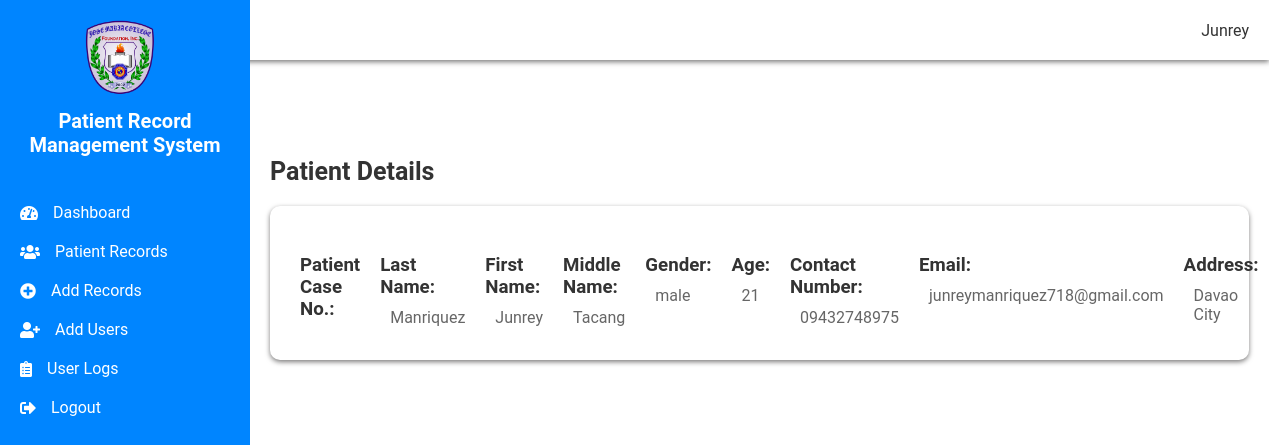
/view_patient.php?id=1 (signed in), run on the app's committed database.
### tables this page shows
CREATE TABLE `patients` (
  `id` int(11) NOT NULL,
  `firstname` varchar(50) NOT NULL,
  `lastname` varchar(50) NOT NULL,
  `middlename` varchar(50) NOT NULL,
  `gender` varchar(10) NOT NULL,
  `age` int(11) NOT NULL,
  `contact` varchar(20) NOT NULL,
  `email` varchar(100) NOT NULL,
  `address` text NOT NULL,
  `date_added` timestamp NOT NULL DEFAULT current_timestamp()
);

### view_patient.php (the view, shortened to what this page needs)
<?php
include 'db_connection.php';
if(isset($_GET['id'])) {
    $patientId = $_GET['id'];
    $sql = "SELECT * FROM patients WHERE id = $patientId";
    $result = mysqli_query($conn, $sql);
    if (mysqli_num_rows($result) == 1) {
        $row = mysqli_fetch_assoc($result);
        $lastName = $row['lastname'];
        $firstName = $row['firstname'];
        $middleName = $row['middlename'];
        $gender = $row['gender'];
        $age = $row['age'];
        $contact = $row['contact'];
        $email = $row['email'];
        $address = $row['address'];
    } else {
        echo "Patient not found.";
        exit();
    }
} else {
    echo "Patient ID not provided.";
    exit();
}
?>
<!DOCTYPE html>
<html>
<head>
    <link rel="stylesheet" href="https://cdnjs.cloudflare.com/ajax/libs/font-awesome/5.15.4/css/all.min.css">
    <link rel="stylesheet" href="dashboard.css">
</head>
<body>
    <div class="top-panel">
        <div class="logo-title">
        </div>
        <div class="user-info">
            <div class="user-circle">
            </div>
            <span class="username">
                <?php echo $_SESSION['username']; ?>
            </span>
        </div>
    </div>
    <div class="sidebar">
        <div class="header">
            <img src="jmclogo.png" alt="Logo" class="logo">
            <h2>Patient Record Management System</h2>
        </div>
        <a href="dashboard.php"><i class="fas fa-tachometer-alt"></i> Dashboard</a>
        <a href="patient_records.php"><i class="fas fa-users"></i> Patient Records</a>
        <a href="add_records.php"><i class="fas fa-plus-circle"></i> Add Records</a>
        <a href="add_users.php"><i class="fas fa-user-plus"></i> Add Users</a>
        <a href="user_logs.php"><i class="fas fa-clipboard-list"></i> User Logs</a>
        <a href="logout.php"><i class="fas fa-sign-out-alt"></i> Logout</a>
    </div>
    <div class="content">
        <h1>Patient Details</h1>
        <div class="patient-details-container">
            <div class="patient-detail">
                <h3>Patient Case No.:</h3>
            </div>
            <div class="patient-detail">
                <h3>Last Name:</h3>
                <p><?php echo $lastName; ?></p>
            </div>
            <div class="patient-detail">
                <h3>First Name:</h3>
                <p><?php echo $firstName; ?></p>
            </div>
            <div class="patient-detail">
                <h3>Middle Name:</h3>
                <p><?php echo $middleName; ?></p>
            </div>
            <div class="patient-detail">
                <h3>Gender:</h3>
                <p><?php echo $gender; ?></p>
            </div>
            <div class="patient-detail">
                <h3>Age:</h3>
                <p><?php echo $age; ?></p>
            </div>
            <div class="patient-detail">
                <h3>Contact Number:</h3>
                <p><?php echo $contact; ?></p>
            </div>
            <div class="patient-detail">
                <h3>Email:</h3>
                <p><?php echo $email; ?></p>
            </div>
            <div class="patient-detail">
                <h3>Address:</h3>
                <p><?php echo $address; ?></p>
            </div>
        </div>
    </div>
</body>
</html>

### dashboard.css (style rules this page uses)
body { font-family: 'Roboto', sans-serif; margin: 0; padding: 0; }
.sidebar { height: 100%; width: 250px; position: fixed; top: 0; left: 0; background-color: #0085FF; padding-top: 20px; }
.sidebar .header { padding-bottom: 20px; text-align: center; }
.sidebar .header img { width: 70px; height: auto; }
.sidebar .header h2 { color: #fff; margin-top: 10px; font-size: 20px; }
.sidebar a { padding: 10px 20px; display: flex; align-items: center; color: #fff; text-decoration: none; transition: all 0.3s ease; }
.sidebar a i { margin-right: 15px; flex-shrink: 0; }
.content { margin-left: 250px; margin-top: 60px; padding: 20px; }
.content h1 { color: #333; font-size: 25px; }
.top-panel { height: 60px; background-color: #fff; display: flex; align-items: center; justify-content: space-between; padding: 0 20px; box-shadow: 0 2px 5px rgba(121, 120, 120, 0.973); }
.logo-title { display: flex; align-items: center; }
.logo { width: 40px; height: auto; margin-right: 10px; }
.user-info { display: flex; align-items: center; }
.user-circle { width: 30px; height: 35px; background-color: #fff; border-radius: 50%; margin-right: 10px; display: flex; align-items: center; justify-content: center; }
.username { color: #333; font-size: 16px; }
.patient-details-container { display: flex; flex-direction: row; justify-content: space-between; background-color: #fff; box-shadow: 0 2px 5px rgba(121, 120, 120, 0.973); border-radius: 10px; padding: 30px; margin-top: 20px; }
.patient-detail { flex-grow: 1; margin-right: 20px; }
.patient-detail:last-child { margin-right: 0; }
.patient-detail h3 { margin-bottom: 10px; font-weight: bold; color: #333; }
.patient-detail p { margin: 0; padding-left: 10px; color: #666; }

### data on the page
patients: lastname "Manriquez", firstname "Junrey", middlename "Tacang", gender "male", age "21", contact "09432748975", email "junreymanriquez718@gmail.com", address "Davao City"

### other printed values
$_SESSION['username'] "Junrey"
